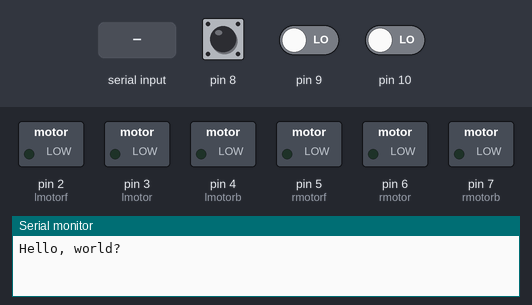
Bench run of a sketch on a simulated Arduino Uno, built with avr-gcc and run on an emulated ATmega328P. On the bench: switched loads named in the sketch (green lamp = pin HIGH), the last lines printed to the serial monitor. The test bench sets the inputs (shaded band); at power-on: pin 9 LOW, pin 10 LOW, pin 8 HIGH.

Above: at 1.2 s.
1.3 s: "X" received over the second serial link
At 2.1 s:
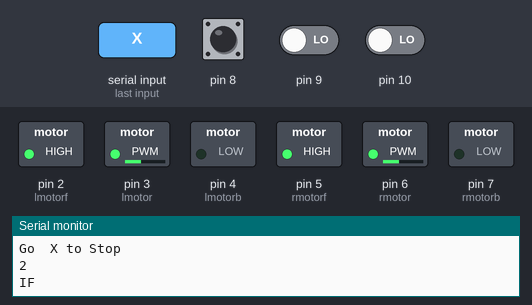
3.8 s: pin 9 driven HIGH
At 4.5 s:
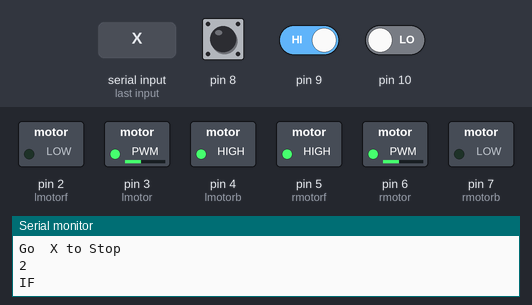
5.3 s: pin 9 driven LOW
At 5.7 s:
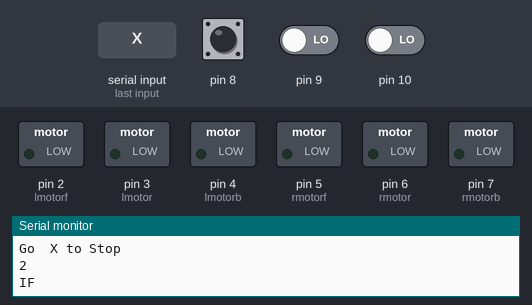
6.8 s: pin 10 driven HIGH
At 8.0 s:
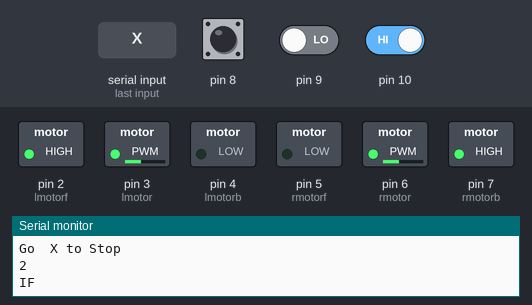
8.3 s: pin 10 driven LOW
At 9.1 s:
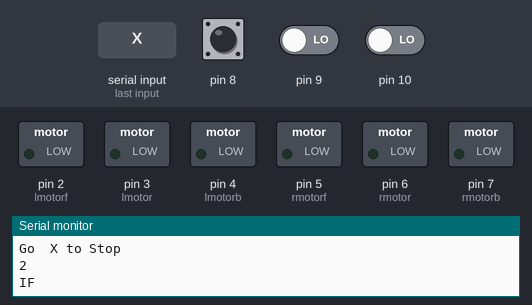
Timing chart, 0 to 10.8 s (numbered marks = the images above; inputs shaded):
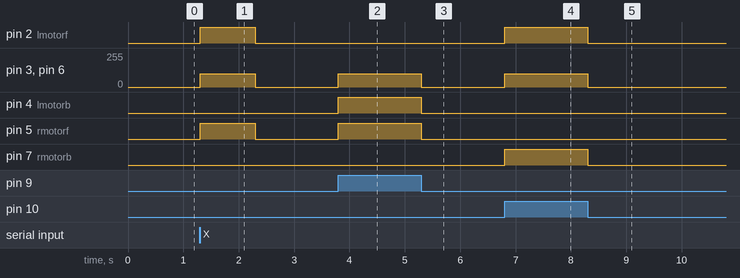

Measured:
- after the input at 1.3 s, pin 2 (lmotorf), pin 5 (rmotorf): LOW → HIGH at once, → LOW 1.0 s later; pin 3 (lmotor), pin 6 (rmotor): 0/255 → 100/255 at once, → 0/255 1.0 s later
- after the input at 3.8 s, pin 3 (lmotor), pin 6 (rmotor): 0/255 → 100/255 at once; pin 4 (lmotorb), pin 5 (rmotorf): LOW → HIGH at once
- after the input at 5.3 s, pin 3 (lmotor), pin 6 (rmotor): 100/255 → 0/255 at once; pin 4 (lmotorb), pin 5 (rmotorf): HIGH → LOW at once
- after the input at 6.8 s, pin 2 (lmotorf), pin 7 (rmotorb): LOW → HIGH at once; pin 3 (lmotor), pin 6 (rmotor): 0/255 → 100/255 at once
- after the input at 8.3 s, pin 2 (lmotorf), pin 7 (rmotorb): HIGH → LOW at once; pin 3 (lmotor), pin 6 (rmotor): 100/255 → 0/255 at once

The sketch:

Track_Robot.ino
```cpp
#include <SoftwareSerial.h>
#include "Position.h"

SoftwareSerial CarSerial(12, 13); // RX, TX

void setup() {
  Serial.begin(9600);
  CarSerial.begin(38400);
  Serial.println("Hello, world?");
  pinMode(lmotorf, OUTPUT);
  pinMode(rmotorf, OUTPUT);
  pinMode(lmotorb, OUTPUT);
  pinMode(rmotorb, OUTPUT);
  pinMode(8, INPUT_PULLUP);
  //  pinMode(9, INPUT);
  //  pinMode(10, INPUT);
  pinMode(lmotor, OUTPUT);
  pinMode(rmotor, OUTPUT);

}

void loop() {


   bool lsensor = digitalRead(10);
   bool rsensor = digitalRead(9);
  // bool Switch = digitalRead(8);


  if (CarSerial.available()) {
    // key = "";
    key += ((char)CarSerial.read());
    // Serial.print(key);
    /*    String Barcode = "";
        if (( (((char)key) >= '0') && (((char)key) <= '9') ) || ( (((char)key) >= 'A') && (((char)key) <= 'Z') ) || ( (((char)key) >= 'a') && (((char)key) <= 'z') ) || (((char)key) == '-') || (((char)key) == '*') ) {
          // Serial.print((char)key);
          Barcode += (char)key;
          Serial.print(Barcode);

        } else if ( (char)key == '\0') {
          Serial.println();

        } */
    //Serial.println();
  }

  /*  if (Serial.available()) {
      CarSerial.println(Serial.read());
    }
  */

  //  String BC = key;
  //Serial.println(BC);
/*
  // จากจุด Scan ไปจุดส่งของ-วางของใส่รถแล้ว
  if (digitalRead(8) == 0 && Count == 0) {
    Serial.println("Transport");
    Serial.println(Count);
    //both sensors on white
    // go forward
    digitalWrite(lmotorf, HIGH);
    digitalWrite(rmotorf, HIGH);
    analogWrite(lmotor, 100);
    digitalWrite(lmotorb, LOW);
    digitalWrite(rmotorb, LOW);
    analogWrite(rmotor, 100);
    delay(1000);
  }
*/
  if ( key == "X" ) {
    pX();
   toStop();
  }

/*
  if ( key == "Y" ) {
    Serial.println(Count);

    Serial.println("Go to Location Y");
    // ถึง y  แต่ยังไม่หยิบของออก
    //    if (Switch == 0 && Count == 2) {
    //
    //    }

    // ถึง y  และหยิบของออกแล้ว
    if (Switch == 1 && Count == 2) {
      //both sensors on white
      // go forward
      digitalWrite(lmotorf, HIGH);
      digitalWrite(rmotorf, HIGH);
      analogWrite(lmotor, 100);
      digitalWrite(lmotorb, LOW);
      digitalWrite(rmotorb, LOW);
      analogWrite(rmotor, 100);
      delay(500);

    }

    key = "";
  }

  if ( key == "Z" ) {
    Serial.println(Count);
    Serial.println("Go to Location Z");

    //    // ถึง z  แต่ยังไม่หยิบของออก
    //    if (Switch == 0 && Count == 3) {
    //    }

    // ถึง z  และหยิบของออกแล้ว
    if (Switch == 1 && Count == 3) {
      //both sensors on white
      // go forward
      digitalWrite(lmotorf, HIGH);
      digitalWrite(rmotorf, HIGH);
      analogWrite(lmotor, 100);
      digitalWrite(lmotorb, LOW);
      digitalWrite(rmotorb, LOW);
      analogWrite(rmotor, 100);
      delay(500);
    }
    key = "";
  }


  // จุดพักรถ
  if (Switch == 1 && Count == 4) {
    Serial.println(Count);
    Serial.println("Stop");
  }

  // จากจุดพักรถมาจุด Scan
  if (Switch == 1 && Count == 5) {
    Serial.println(Count);
    Serial.println("Start");
    Count = 0;

  }
*/
  if ((lsensor == HIGH) && (rsensor == HIGH))
  {
    //both sensors on white
    // go forward
    digitalWrite(lmotorf, HIGH);
    digitalWrite(rmotorf, HIGH);
    analogWrite(lmotor, 100);
    digitalWrite(lmotorb, LOW);
    digitalWrite(rmotorb, LOW);
    analogWrite(rmotor, 100);
    //    if ((lsensor == LOW) && (rsensor == LOW))
    //  {
    //    //both sensors on white
    //    // go forward
    //    Count++;
    //    if(Count >= 4){
    //      Stop();
    //    }
    //  }
  }
  else if ((lsensor == HIGH) && (rsensor == LOW))
  {
    //right sensor on black line
    // turn right
    digitalWrite(lmotorf, HIGH);
    digitalWrite(rmotorf, LOW);
    analogWrite(lmotor, 100);
    digitalWrite(lmotorb, LOW);
    digitalWrite(rmotorb, HIGH);
    analogWrite(rmotor, 100);
  }
  else if ((lsensor == LOW) && (rsensor == HIGH))
  {
    //left sensor on black line
    // turn left
    digitalWrite(lmotorf, LOW);
    digitalWrite(rmotorf, HIGH);
    analogWrite(lmotor, 100);
    digitalWrite(lmotorb, HIGH);
    digitalWrite(rmotorb, LOW);
    analogWrite(rmotor, 100);
  }

  else if ((lsensor == LOW) && (rsensor == LOW)) {
    //Stop
    digitalWrite(lmotorf, LOW);
    digitalWrite(rmotorf, 0);
    analogWrite(lmotor, 0);
    digitalWrite(lmotorb, 0);
    digitalWrite(rmotorb, LOW);
    analogWrite(rmotor, 0);
  }

}
void Char_toString(char key) {

  if (key >= 32) {
    stringKey = stringKey + String(key);
  }
  else {
    Serial.println(stringKey);
    stringKey = "";

  }
}
```

Position.h
```cpp
#include "Setting.h"

byte Count = 0;

// Position X

void pX() {


  Serial.println(Count);
  Serial.println("Go to Location X");
  if ( Count == 0 ) {
    Count++;
  }
  Serial.println(Count);
  /*
    // ถึง x  แต่ยังไม่หยิบของออก
    while (Switch == 0 && Count == 1) {

    }
  */

  // ถึง x  และหยิบของออกแล้ว
  if (digitalRead(8) == 0 && Count == 1) {
    Serial.println("X");
    //both sensors on white
    // go forward
    digitalWrite(lmotorf, 0);
    digitalWrite(rmotorf, 0);
    analogWrite(lmotor, 100);
    digitalWrite(lmotorb, LOW);
    digitalWrite(rmotorb, LOW);
    analogWrite(rmotor, 100);
    delay(500);
    //       Count++;
    //       Serial.println(Count);
  }
  /*
      while (Switch == 0 && Count == 2){
        Serial.println("Test");
      }
  */
  while (digitalRead(8) == 1 && Count == 1) {
    Serial.println("Go  X to Stop");
    //both sensors on white
    // go forward
    digitalWrite(lmotorf, 1);
    digitalWrite(rmotorf, 1);
    analogWrite(lmotor, 100);
    digitalWrite(lmotorb, LOW);
    digitalWrite(rmotorb, LOW);
    analogWrite(rmotor, 100);
    delay(500);
    //       Count++;
    //       Serial.println(Count);
    key = "";
    Count++;
    break;
  } // ออกจาก px() c = 2
  // Count++;
  Serial.println(Count);
  // key = "";
  // Count = 0;

}

void toStop() {
//  while ((digitalRead(10) == LOW) && (digitalRead(9) == LOW)) {
//    //Stop
//    digitalWrite(lmotorf, LOW);
//    digitalWrite(rmotorf, 0);
//    analogWrite(lmotor, 0);
//    digitalWrite(lmotorb, 0);
//    digitalWrite(rmotorb, LOW);
//    analogWrite(rmotor, 0);
//    Count++;
//    break;
//  }

  if (digitalRead(8) == 1 && Count == 2) {
    Serial.print("IF");
    digitalWrite(lmotorf, 1);
    digitalWrite(rmotorf, 1);
    analogWrite(lmotor, 100);
    digitalWrite(lmotorb, LOW);
    digitalWrite(rmotorb, LOW);
    analogWrite(rmotor, 100);
    delay(500);
  }
  /*
    if (digitalRead(8) == 1 && Count == 3) {
    digitalWrite(lmotorf, 1);
    digitalWrite(rmotorf, 1);
    analogWrite(lmotor, 100);
    digitalWrite(lmotorb, LOW);
    digitalWrite(rmotorb, LOW);
    analogWrite(rmotor, 100);
    delay(500);
  }

    if (digitalRead(8) == 1 && Count == 4) {
    digitalWrite(lmotorf, 1);
    digitalWrite(rmotorf, 1);
    analogWrite(lmotor, 100);
    digitalWrite(lmotorb, LOW);
    digitalWrite(rmotorb, LOW);
    analogWrite(rmotor, 100);
    delay(500);
  }
  */
}
```

Setting.h
```cpp
#define lmotorf 2
#define lmotorb 4
#define rmotorf 5
#define rmotorb 7

//HIGH white
//LOW black
#define lmotor 3
#define rmotor 6

// Sw
// #define Switch 8

String stringKey;
String key;
```
